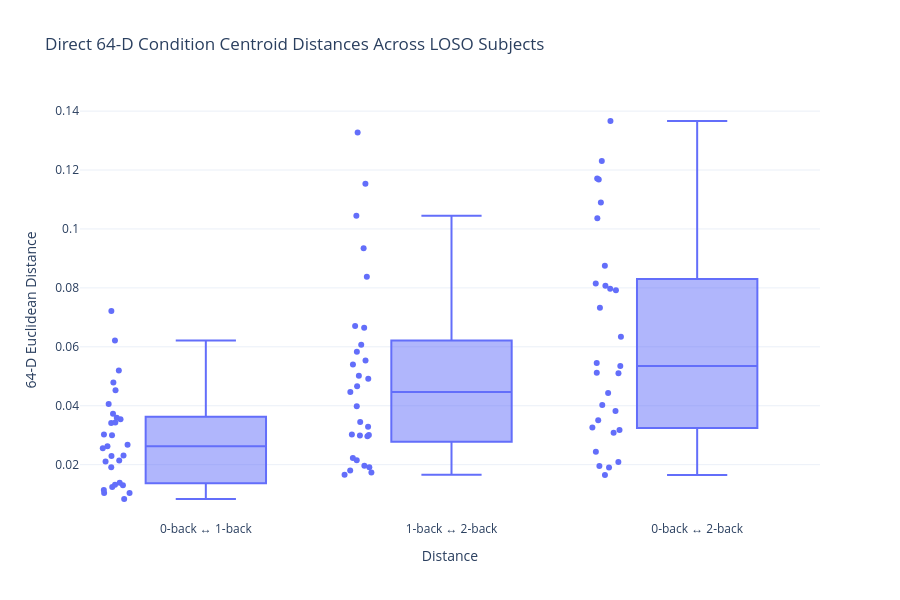

Notebook source saved alongside this figure:
### Code cell
# ============================================================
# 14. 64-D CONDITION DISTANCE VISUALIZATION
# ============================================================

distance_long = distance_df.melt(
    id_vars="Subject",
    value_vars=[
        "d_0B_1B",
        "d_1B_2B",
        "d_0B_2B"
    ],
    var_name="Distance",
    value_name="64-D Euclidean Distance"
)

distance_long["Distance"] = (
    distance_long["Distance"]
    .replace({
        "d_0B_1B": "0-back ↔ 1-back",
        "d_1B_2B": "1-back ↔ 2-back",
        "d_0B_2B": "0-back ↔ 2-back"
    })
)


fig = px.box(
    distance_long,
    x="Distance",
    y="64-D Euclidean Distance",
    points="all",
    title=(
        "Direct 64-D Condition "
        "Centroid Distances Across LOSO Subjects"
    )
)

fig.update_layout(
    template="plotly_white",
    height=600
)

fig.show()

### Figure 1 — Plotly figure (JSON) as saved in the notebook; plotly's stock layout.template omitted (floating-point values rounded to 4 significant figures)
{"data": [{"alignmentgroup": "True", "boxpoints": "all", "hovertemplate": "Distance=%{x}<br>64-D Euclidean Distance=%{y}<extra></extra>", "legendgroup": "", "marker": {"color": "#636efa"}, "name": "", "notched": false, "offsetgroup": "", "orientation": "v", "showlegend": false, "type": "box", "x": ["0-back ↔ 1-back", "0-back ↔ 1-back", "0-back ↔ 1-back", "0-back ↔ 1-back", "0-back ↔ 1-back", "0-back ↔ 1-back", "0-back ↔ 1-back", "0-back ↔ 1-back", "0-back ↔ 1-back", "0-back ↔ 1-back", "0-back ↔ 1-back", "0-back ↔ 1-back", "0-back ↔ 1-back", "0-back ↔ 1-back", "0-back ↔ 1-back", "0-back ↔ 1-back", "0-back ↔ 1-back", "0-back ↔ 1-back", "0-back ↔ 1-back", "0-back ↔ 1-back", "0-back ↔ 1-back", "0-back ↔ 1-back", "0-back ↔ 1-back", "0-back ↔ 1-back", "0-back ↔ 1-back", "0-back ↔ 1-back", "0-back ↔ 1-back", "0-back ↔ 1-back", "0-back ↔ 1-back", "1-back ↔ 2-back", "1-back ↔ 2-back", "1-back ↔ 2-back", "1-back ↔ 2-back", "1-back ↔ 2-back", "1-back ↔ 2-back", "1-back ↔ 2-back", "1-back ↔ 2-back", "1-back ↔ 2-back", "1-back ↔ 2-back", "1-back ↔ 2-back", "1-back ↔ 2-back", "1-back ↔ 2-back", "1-back ↔ 2-back", "1-back ↔ 2-back", "1-back ↔ 2-back", "1-back ↔ 2-back", "1-back ↔ 2-back", "1-back ↔ 2-back", "1-back ↔ 2-back", "1-back ↔ 2-back", "1-back ↔ 2-back", "1-back ↔ 2-back", "1-back ↔ 2-back", "1-back ↔ 2-back", "1-back ↔ 2-back", "1-back ↔ 2-back", "1-back ↔ 2-back", "1-back ↔ 2-back", "0-back ↔ 2-back", "0-back ↔ 2-back", "0-back ↔ 2-back", "0-back ↔ 2-back", "0-back ↔ 2-back", "0-back ↔ 2-back", "0-back ↔ 2-back", "0-back ↔ 2-back", "0-back ↔ 2-back", "0-back ↔ 2-back", "0-back ↔ 2-back", "0-back ↔ 2-back", "0-back ↔ 2-back", "0-back ↔ 2-back", "0-back ↔ 2-back", "0-back ↔ 2-back", "0-back ↔ 2-back", "0-back ↔ 2-back", "0-back ↔ 2-back", "0-back ↔ 2-back", "0-back ↔ 2-back", "0-back ↔ 2-back", "0-back ↔ 2-back", "0-back ↔ 2-back", "0-back ↔ 2-back", "0-back ↔ 2-back", "0-back ↔ 2-back", "0-back ↔ 2-back", "0-back ↔ 2-back"], "x0": " ", "xaxis": "x", "y": [0.01238, 0.02112, 0.0191, 0.05198, 0.03, 0.03594, 0.01038, 0.01389, 0.03023, 0.02296, 0.0256, 0.008347, 0.02137, 0.01303, 0.02628, 0.04055, 0.07215, 0.0354, 0.04528, 0.01142, 0.02673, 0.0373, 0.03415, 0.04788, 0.02313, 0.03428, 0.06216, 0.01318, 0.01038, 0.01737, 0.1154, 0.01963, 0.02963, 0.03287, 0.04916, 0.05836, 0.0223, 0.1045, 0.06072, 0.04466, 0.03007, 0.03445, 0.01916, 0.02991, 0.08376, 0.06705, 0.05022, 0.05396, 0.01801, 0.0302, 0.04662, 0.03985, 0.0166, 0.1327, 0.05539, 0.0665, 0.09348, 0.02146, 0.01646, 0.109, 0.03179, 0.07326, 0.05453, 0.08153, 0.06343, 0.03262, 0.07923, 0.07971, 0.03511, 0.02436, 0.03086, 0.01954, 0.05353, 0.1168, 0.1366, 0.08075, 0.03822, 0.02094, 0.04025, 0.04433, 0.05102, 0.05122, 0.1171, 0.08748, 0.1231, 0.1036, 0.01901], "y0": " ", "yaxis": "y"}], "layout": {"boxmode": "group", "height": 600, "legend": {"tracegroupgap": 0}, "title": {"text": "Direct 64-D Condition Centroid Distances Across LOSO Subjects"}, "xaxis": {"anchor": "y", "domain": [0, 1], "title": {"text": "Distance"}}, "yaxis": {"anchor": "x", "domain": [0, 1], "title": {"text": "64-D Euclidean Distance"}}}}
